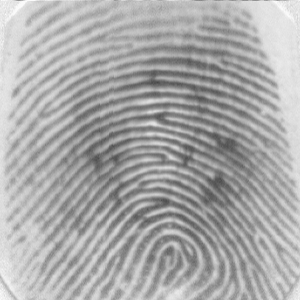
#> input picture Algorithms/Images/Altered/Easy/101_2.tif, 300 x 300 px
$ python -i enhancing.py   (imports and definitions only)   (older library calls are emulated)
#> lines starting #> are read from the running program, lines starting #| are printed output that depends on the picture; after the words box and inside, x2 and y2 are one past the last pixel; in counts of white or black regions, pixels touching at a corner belong together
### Algorithms/Minutiae/Libs/processing.py
import numpy as np

from skimage.morphology import skeletonize


thresh = None


def clean_points(image: np.array, filter_size: int = 6):
    """
    Remove debris from the image - 1x1 filled pixel areas.

    Args:
        image  (np.array): Image array 1 channel, gray-scale.
        filter_size (int): Size of the rolling window applied for cleaning the array.

    """

    # Normalise
    template_base = image.copy() / image.max()

    template_new = template_base.copy()

    # Layer - window size.
    height, width = image.shape

    for i in range(height - filter_size):
        for j in range(width - filter_size):

            layer_filter = template_new[i:i + filter_size, j:j + filter_size]

            flag = 0
            if sum(layer_filter[:, 0]) == 0:
                flag += 1
            if sum(layer_filter[:, filter_size - 1]) == 0:
                flag += 1
            if sum(layer_filter[0, :]) == 0:
                flag += 1
            if sum(layer_filter[filter_size - 1, :]) == 0:
                flag += 1
            if flag > 3:
                template_base[i: i + filter_size, j: j + filter_size] = np.zeros((filter_size, filter_size))

    return template_base


def thin_image(image: np.array, swap_image: bool = False) -> np.array:
    """
    Thins given image.

    Args:
        image  (np.array): Image as a numpy array, 1 channel, gray scale.
        swap_image (bool): Swaps background colour with ridge colour

    Returns:
        np.array: Thinned image.

    """

    # Process image - thinning, cleaning and normalisation
    img_skel = skeletonize(image / image.max()).astype(int)

    # Clean noise or impurities (1x1 filled pixels)
    img_skel = clean_points(img_skel).astype(int)

    if swap_image:
        return swap(img_skel)
    else:
        return img_skel


# [103 lines left out: functions swap, occurrences, cdf, histogram_equalisation, cdf_normalised, binarise, not called in this run]

### Algorithms/Minutiae/Libs/enhancing.py
import math
import sys

import numpy as np

import scipy
from scipy import ndimage, signal

import warnings

# [1 line not run here, left out]

import cv2
# [1 line not run here, left out]

sys.path.append("Algorithms/Minutiae/Libs")
from Algorithms.Minutiae.Libs.processing import thin_image, clean_points


def enhance_image(image: np.array, block_orientation: int = 16, threshold: float = 0.1,
                  sigma_gradient: int = 1, sigma_block: int = 7, sigma_orientation: int = 7,
                  block_frequency: int = 38, window_size: int = 5, min_wave_length: int = 5,
                  max_wave_length: int = 15, padding: int = None, skeletonise: bool = True):
    """
    Image enhancement using gabor filters based on ridge orientation.
    Adjusted from https: / / github.com / Utkarsh-Deshmukh / Fingerprint-Enhancement-Python
    Based on the paper: Hong, L., Wan, Y., and Jain, A. K. '
    Fingerprint image enhancement: Algorithm and performance evaluation'.
    IEEE Transactions on Pattern Analysis and Machine Intelligence 20, 8 (1998), pp 777-789.
    License: BSD 2

    """

    # CLAHE adjusted image - histogram equalisation.
    img_clahe = apply_clahe(image)

    # Padding image for applying window frequency mask.
    if padding is not None:
        top, bottom, left, right = [padding] * 4
        img_clahe = cv2.copyMakeBorder(img_clahe, top, bottom, left, right, cv2.BORDER_CONSTANT, value=255)

    # Normalise images
    img_normalised, mask = ridge_segment(img_clahe, block_orientation, threshold)

    # Pixel orientation
    img_orientation = ridge_orient(img_normalised, sigma_gradient, sigma_block, sigma_orientation)

    # Ridge frequency
    img_frequency, med = ridge_frequency(img_normalised, mask, img_orientation, block_frequency, window_size,
                                         min_wave_length, max_wave_length)

    # Gabor filter
    image_filtered = ridge_filter(img_normalised, img_orientation, med * mask, .65, .65)

    image_enhanced = (image_filtered < -3)

    # img_gb = process(binarise(img), build_filters())

    if skeletonise:
        # Applies image thinning and sets background to white.
        image_enhanced = thin_image(image_enhanced)
        image_enhanced = clean_points(image_enhanced)

    # Normalising image and processing background - and ridges.
    image_enhanced = image_enhanced // image_enhanced.max()  # [0, 1] values

    # Invert colours if the background is dark.
    # image_enhanced = swap(image_enhanced) if image_enhanced.mean() < .5 else image_enhanced
    # image_enhanced = image_enhanced.astype('uint8')

    return image_enhanced.astype('uint8')


def ridge_orient(image: np.array, sigma_gradient: int, sigma_block: int, sigma_orientation: int):
    """
    Extracts the orientation of the ridges.

    """

    # Image gradients.
    size = np.fix(6 * sigma_gradient)

    if np.remainder(size, 2) == 0:
        size = size + 1

    gauss = cv2.getGaussianKernel(np.int(size), sigma_gradient)

    # Gradient of Gaussian
    f = gauss * gauss.T
    fy, fx = np.gradient(f)

    Gx = signal.convolve2d(image, fx, mode='same')
    Gy = signal.convolve2d(image, fy, mode='same')

    Gxx = np.power(Gx, 2)
    Gyy = np.power(Gy, 2)
    Gxy = Gx * Gy

    # Smooth the covariance data to perform a weighted summation of the data.

    size = np.fix(6 * sigma_block)

    gauss = cv2.getGaussianKernel(np.int(size), sigma_block)
    f = gauss * gauss.T

    Gxx = ndimage.convolve(Gxx, f)
    Gyy = ndimage.convolve(Gyy, f)
    Gxy = 2 * ndimage.convolve(Gxy, f)

    # Analytic solution of principal direction
    denom = np.sqrt(np.power(Gxy, 2) + np.power((Gxx - Gyy), 2)) + np.finfo(float).eps

    # Sine and cosine of doubled angles
    sin2theta = Gxy / denom
    cos2theta = (Gxx - Gyy) / denom

    if sigma_orientation:

        size = np.fix(6 * sigma_orientation)

        if np.remainder(size, 2) == 0:
            size = size + 1

        gauss = cv2.getGaussianKernel(np.int(size), sigma_orientation)

        f = gauss * gauss.T
        cos2theta = ndimage.convolve(cos2theta, f)  # Smoothed sine and cosine of
        sin2theta = ndimage.convolve(sin2theta, f)  # doubled angles

    img_orientation = np.pi / 2 + np.arctan2(sin2theta, cos2theta) / 2

    return img_orientation


def ridge_frequency(image: np.array, mask, orient: int, block_size: int, window_size: int, min_wave_length: int,
               max_wave_length: int) -> tuple:
    """
    Ridge frequency computation.

    """

    rows, cols = image.shape
    freq = np.zeros((rows, cols))

    for r in range(0, rows - block_size, block_size):
        for c in range(0, cols - block_size, block_size):
            block_image = image[r: r + block_size][:, c: c + block_size]
            block_orientation = orient[r: r + block_size][:, c: c + block_size]

            freq[r: r + block_size][:, c: c + block_size] = frequest(block_image, block_orientation, window_size,
                                                                     min_wave_length, max_wave_length)

    freq = freq * mask
    freq_1d = np.reshape(freq, (1, rows * cols))
    ind = np.where(freq_1d > 0)

    ind = np.array(ind)
    ind = ind[1, :]

    non_zero_elems_in_freq = freq_1d[0][ind]

    median_freq = np.mean(non_zero_elems_in_freq)
    # TODO: (Dragos) Review
    # median_freq = np.median(non_zero_elems_in_freq)

    return freq, median_freq


def ridge_filter(im, orient, freq, kx, ky):
    angleInc = 3
    im = np.double(im)
    rows, cols = im.shape
    newim = np.zeros((rows, cols))

    freq_1d = np.reshape(freq, (1, rows * cols))
    ind = np.where(freq_1d > 0)

    ind = np.array(ind)
    ind = ind[1, :]

    # Round the array of frequencies to the nearest 0.01 to reduce the
    # number of distinct frequencies we have to deal with.
    non_zero_elems_in_freq = freq_1d[0][ind]
    non_zero_elems_in_freq = np.double(np.round((non_zero_elems_in_freq * 100))) / 100

    unfreq = np.unique(non_zero_elems_in_freq)


    # Generate filters corresponding to these distinct frequencies and
    # orientations in 'angleInc' increments.

    sigmax = 1 / unfreq[0] * kx
    sigmay = 1 / unfreq[0] * ky

    sze = int(np.round(3 * np.max([sigmax, sigmay])))

    x, y = np.meshgrid(np.linspace(-sze, sze, (2 * sze + 1)), np.linspace(-sze, sze, (2 * sze + 1)))

    reffilter = np.exp(-((np.power(x, 2)) / (sigmax * sigmax) + (np.power(y, 2)) / (sigmay * sigmay))) * np.cos(
        2 * np.pi * unfreq[0] * x)  # this is the original gabor filter

    filt_rows, filt_cols = reffilter.shape

    gabor_filter = np.array(np.zeros((180 // angleInc, filt_rows, filt_cols)))

    for o in range(0, 180 // angleInc):
        # Generate rotated versions of the filter.  Note orientation
        # image provides orientation  * along *  the ridges, hence +90
        # degrees, and imrotate requires angles +ve anticlockwise, hence
        # the minus sign.

        rot_filt = scipy.ndimage.rotate(reffilter, - (o * angleInc + 90), reshape=False)
        gabor_filter[o] = rot_filt

    # Find indices of matrix points greater than maxsze from the image
    # boundary

    maxsze = int(sze)

    temp = freq > 0
    validr, validc = np.where(temp)

    temp1 = validr > maxsze
    temp2 = validr < rows - maxsze
    temp3 = validc > maxsze
    temp4 = validc < cols - maxsze

    final_temp = temp1 & temp2 & temp3 & temp4

    finalind = np.where(final_temp)

    # Convert orientation matrix values from radians to an index value
    # that corresponds to round(degrees / angleInc)

    maxorientindex = np.round(180 / angleInc)
    orientindex = np.round(orient / np.pi * 180 / angleInc)

    # do the filtering

    for i in range(0, rows):
        for j in range(0, cols):
            if orientindex[i][j] < 1:
                orientindex[i][j] = orientindex[i][j] + maxorientindex
            if orientindex[i][j] > maxorientindex:
                orientindex[i][j] = orientindex[i][j] - maxorientindex

    finalind_rows, finalind_cols = np.shape(finalind)

    sze = int(sze)
    for k in range(0, finalind_cols):
        r = validr[finalind[0][k]]
        c = validc[finalind[0][k]]

        img_block = im[r - sze:r + sze + 1][:, c - sze:c + sze + 1]

        newim[r][c] = np.sum(img_block * gabor_filter[int(orientindex[r][c]) - 1])

    return newim


def normalise(image: np.array):

    normed = (image - np.mean(image)) / (np.std(image))

    return normed


def ridge_segment(im, blksze, thresh):

    rows, cols = im.shape

    im = normalise(im)  # normalise to get zero mean and unit standard deviation

    new_rows = np.int(blksze * np.ceil((np.float(rows)) / (np.float(blksze))))
    new_cols = np.int(blksze * np.ceil((np.float(cols)) / (np.float(blksze))))

    padded_img = np.zeros((new_rows, new_cols))
    stddevim = np.zeros((new_rows, new_cols))

    padded_img[0:rows][:, 0:cols] = im

    for i in range(0, new_rows, blksze):
        for j in range(0, new_cols, blksze):
            block = padded_img[i:i + blksze][:, j:j + blksze]

            stddevim[i:i + blksze][:, j:j + blksze] = np.std(block) * np.ones(block.shape)

    stddevim = stddevim[0:rows][:, 0:cols]

    mask = stddevim > thresh

    mean_val = np.mean(im[mask])

    std_val = np.std(im[mask])

    normim = (im - mean_val) / (std_val)

    return normim, mask


def frequest(im, orientim, windsze, min_wave_length, max_wave_length):
    rows, cols = np.shape(im)

    # Find mean orientation within the block. This is done by averaging the
    # sines and cosines of the doubled angles before reconstructing the
    # angle again.  This avoids wraparound problems at the origin.
    cosorient = np.mean(np.cos(2 * orientim))
    sinorient = np.mean(np.sin(2 * orientim))
    orient = math.atan2(sinorient, cosorient) / 2

    # Rotate the image block so that the ridges are vertical

    # ROT_mat = cv2.getRotationMatrix2D((cols / 2, rows / 2), orient / np.pi * 180 + 90, 1)
    # rotim = cv2.warpAffine(im, ROT_mat, (cols, rows))
    rotim = scipy.ndimage.rotate(im, orient / np.pi * 180 + 90, axes=(1, 0), reshape=False, order=3, mode='nearest')

    # Now crop the image so that the rotated image does not contain any
    # invalid regions.  This prevents the projection down the columns
    # from being mucked up.

    cropsze = int(np.fix(rows / np.sqrt(2)))
    offset = int(np.fix((rows - cropsze) / 2))
    rotim = rotim[offset:offset + cropsze][:, offset:offset + cropsze]

    # Sum down the columns to get a projection of the grey values down
    # the ridges.

    proj = np.sum(rotim, axis=0)
    dilation = scipy.ndimage.grey_dilation(proj, windsze, structure=np.ones(windsze))

    temp = np.abs(dilation - proj)

    peak_thresh = 2

    maxpts = (temp < peak_thresh) & (proj > np.mean(proj))
    maxind = np.where(maxpts)

    rows_maxind, cols_maxind = np.shape(maxind)

    # Determine the spatial frequency of the ridges by divinding the
    # distance between the 1st and last peaks by the (No of peaks-1). If no
    # peaks are detected, or the wavelength is outside the allowed bounds,
    # the frequency image is set to 0

    if cols_maxind < 2:
        freqim = np.zeros(im.shape)
    else:
        peaks = cols_maxind
        wave_length = (maxind[0][cols_maxind - 1] - maxind[0][0]) / (peaks - 1)
        if min_wave_length <= wave_length <= max_wave_length:
            freqim = 1 / np.double(wave_length) * np.ones(im.shape)
        else:
            freqim = np.zeros(im.shape)

    return freqim


def binarise_image(image: np.array, normalise: bool = True) -> np.array:
    """
    OTSU threshold based binarisation

    """

    _, image = cv2.threshold(image, 127, 255, cv2.THRESH_BINARY | cv2.THRESH_OTSU)

    if normalise:
        # Normalize to 0 and 1 range
        image[image == 255] = 1

    return image


def apply_clahe(image: np.array, clip_limit: float = 2.0, tile_grid_size: tuple = (8, 8)):
    """
    Contrast Limited Adaptive Histogram Equalization

    """

    clahe = cv2.createCLAHE(clipLimit=clip_limit, tileGridSize=tile_grid_size)

    return clahe.apply(image)


def fourier_transform(image: np.array) -> np.array:
    """
    2D Fourier transform image enhancement implementation.
    32x32 pixel windows processed at a time.
    np implementation of FFT for computing DFT

    """

    f = np.fft.fft2(image)

    return np.fft.fftshift(f)


def high_pass_filter(image: np.array) -> np.array:
    """
    HPF implementation

    """

    shifted = fourier_transform(image)
    rows, cols = image.shape
    crow, ccol = rows // 2 , cols // 2
    shifted[crow - 30: crow + 30, ccol - 30: ccol + 30] = 0
    f_ishift = np.fft.ifftshift(shifted)

    return np.abs(np.fft.ifft2(f_ishift))

>>> import cv2
>>> picture = cv2.imread('../../Images/Altered/Easy/101_2.tif', cv2.IMREAD_GRAYSCALE)
#> picture is the input picture: shape (300, 300); min 71, max 250, mean 169.5
>>> result = enhance_image(picture)
#> in ridge_segment, `stddevim = stddevim[0:rows][:, 0:cols]`:
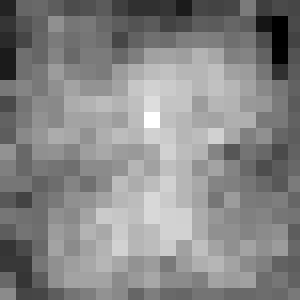
#> stddevim: shape (300, 300) float64; min 0.113, max 1.45, mean 0.817; drawn with min black and max white
#> in ridge_segment, `mask = stddevim > thresh`: mask: shape (300, 300) bool; every value is 1
#> in ridge_segment, `mean_val = np.mean(im[mask])`: mean_val = 5.05e-18
#> in ridge_segment, `std_val = np.std(im[mask])`: std_val = 1
#> in ridge_frequency, `rows, cols = image.shape`: rows = 300
#> the loop in ridge_frequency, `for r in range(0, rows - block_size, block_size):` made 7 passes
#> after the loop in ridge_frequency, `for r in range(0, rows - block_size, block_size):`:
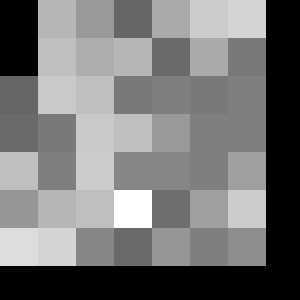
#> freq: shape (300, 300) float64; min 0, max 0.2, mean 0.0933; drawn with min black and max white
#> in ridge_frequency, `ind = np.where(freq_1d > 0)`: ind = 67868 positions, rows 0 to 0, columns 38 to 79765
#> in ridge_frequency, `median_freq = np.mean(non_zero_elems_in_freq)`: median_freq = 0.124
#> in ridge_filter, `rows, cols = im.shape`: rows = 300
#> in ridge_filter, `freq_1d = np.reshape(freq, (1, rows * cols))`: freq: shape (300, 300) float64; every value is 0.124
#> in ridge_filter, `ind = np.where(freq_1d > 0)`: ind = 90000 positions, rows 0 to 0, columns 0 to 89999
#> in ridge_filter, `unfreq = np.unique(non_zero_elems_in_freq)`: unfreq = [0.12]
#> in ridge_filter, `sigmax = 1 / unfreq[0] * kx`: sigmax = 5.42
#> in ridge_filter, `sze = int(np.round(3 * np.max([sigmax, sigmay])))`: sze = 16
#> in ridge_filter, `filt_rows, filt_cols = reffilter.shape`: filt_rows = 33
#> in ridge_filter, `maxsze = int(sze)`: maxsze = 16
#> after the loop in ridge_filter, `for i in range(0, rows):`:
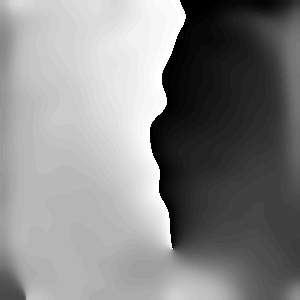
#> orientindex: shape (300, 300) float64; min 1, max 60, mean 32.2; drawn with min black and max white
#> in ridge_filter, `finalind_rows, finalind_cols = np.shape(finalind)`: finalind_rows = 1; finalind_cols = 71289
#> the loop in ridge_filter, `for k in range(0, finalind_cols):` made 71289 passes
#> pass 1, in ridge_filter, `img_block = im[r - sze:r + sze + 1][:, c - sze:c + sze + 1]`:
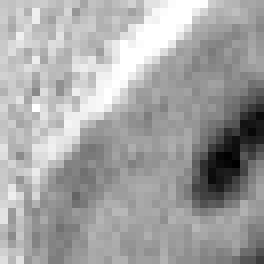
#> img_block: shape (33, 33) float64 (shown 8 times larger); min -1.08, max 1.91, mean 0.844; drawn with min black and max white
#> after the loop in ridge_filter, `for k in range(0, finalind_cols):`:
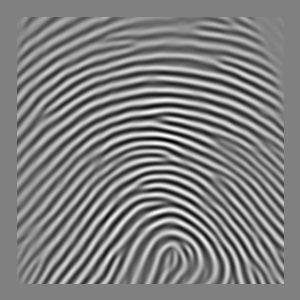
#> newim: shape (300, 300) float64; min -76.73, max 75.67, mean -0.2; drawn with min black and max white
#> in enhance_image, `image_enhanced = (image_filtered < -3)`:
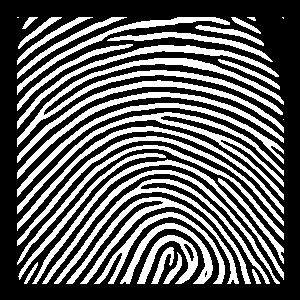
#> image_enhanced: shape (300, 300) bool; 37.4% white; 36 white regions (3 under 20 px), largest, box (x1, y1, x2, y2) and area: (17, 58, 284, 147) 2955, (17, 112, 284, 214) 2473, (54, 179, 270, 284) 2101
#> in thin_image, `img_skel = skeletonize(image / image.max()).astype(int)`:
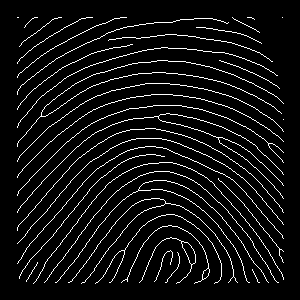
#> img_skel: shape (300, 300) int64; values 0 (black) and 1 (white), 6.7% white in thin lines or dots, all inside (x1, y1, x2, y2) = (17, 17, 284, 284)
